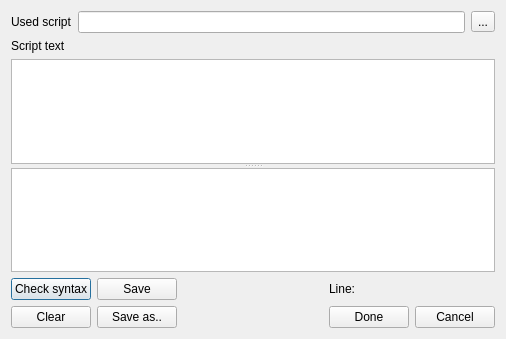
<?xml version="1.0" encoding="UTF-8"?>
<ui version="4.0">
 <class>ScriptEditorDialog</class>
 <widget class="QDialog" name="ScriptEditorDialog">
  <property name="geometry">
   <rect>
    <x>0</x>
    <y>0</y>
    <width>506</width>
    <height>339</height>
   </rect>
  </property>
  <property name="windowTitle">
   <string>Script editor</string>
  </property>
  <layout class="QVBoxLayout" name="verticalLayout">
   <item>
    <layout class="QHBoxLayout" name="horizontalLayout_2">
     <item>
      <widget class="QLabel" name="label_2">
       <property name="text">
        <string>Used script</string>
       </property>
      </widget>
     </item>
     <item>
      <widget class="QLineEdit" name="scriptPathEdit"/>
     </item>
     <item>
      <widget class="QToolButton" name="openButton">
       <property name="text">
        <string>...</string>
       </property>
      </widget>
     </item>
    </layout>
   </item>
   <item>
    <widget class="QLabel" name="label">
     <property name="text">
      <string>Script text</string>
     </property>
    </widget>
   </item>
   <item>
    <widget class="QSplitter" name="splitter">
     <property name="orientation">
      <enum>Qt::Vertical</enum>
     </property>
     <widget class="QTextEdit" name="headerEdit"/>
     <widget class="QTextEdit" name="scriptEdit"/>
    </widget>
   </item>
   <item>
    <layout class="QGridLayout" name="gridLayout">
     <item row="0" column="0">
      <widget class="QPushButton" name="checkButton">
       <property name="text">
        <string>Check syntax</string>
       </property>
      </widget>
     </item>
     <item row="0" column="1">
      <widget class="QPushButton" name="saveButton">
       <property name="text">
        <string>Save</string>
       </property>
      </widget>
     </item>
     <item row="0" column="2" rowspan="2">
      <spacer name="horizontalSpacer">
       <property name="orientation">
        <enum>Qt::Horizontal</enum>
       </property>
       <property name="sizeHint" stdset="0">
        <size>
         <width>40</width>
         <height>20</height>
        </size>
       </property>
      </spacer>
     </item>
     <item row="1" column="0">
      <widget class="QPushButton" name="clearButton">
       <property name="text">
        <string>Clear</string>
       </property>
      </widget>
     </item>
     <item row="1" column="1">
      <widget class="QPushButton" name="saveAsButton">
       <property name="text">
        <string>Save as..</string>
       </property>
      </widget>
     </item>
     <item row="1" column="3">
      <widget class="QPushButton" name="okButton">
       <property name="text">
        <string>Done</string>
       </property>
      </widget>
     </item>
     <item row="1" column="4">
      <widget class="QPushButton" name="cancelButton">
       <property name="text">
        <string>Cancel</string>
       </property>
      </widget>
     </item>
     <item row="0" column="3">
      <widget class="QLabel" name="lineInfo">
       <property name="text">
        <string>Line:</string>
       </property>
      </widget>
     </item>
    </layout>
   </item>
  </layout>
 </widget>
 <resources>
  <include location="../../../U2Gui/U2Gui.qrc"/>
 </resources>
 <connections>
  <connection>
   <sender>cancelButton</sender>
   <signal>clicked()</signal>
   <receiver>ScriptEditorDialog</receiver>
   <slot>reject()</slot>
   <hints>
    <hint type="sourcelabel">
     <x>352</x>
     <y>189</y>
    </hint>
    <hint type="destinationlabel">
     <x>199</x>
     <y>105</y>
    </hint>
   </hints>
  </connection>
  <connection>
   <sender>okButton</sender>
   <signal>clicked()</signal>
   <receiver>ScriptEditorDialog</receiver>
   <slot>accept()</slot>
   <hints>
    <hint type="sourcelabel">
     <x>271</x>
     <y>189</y>
    </hint>
    <hint type="destinationlabel">
     <x>199</x>
     <y>105</y>
    </hint>
   </hints>
  </connection>
 </connections>
</ui>
